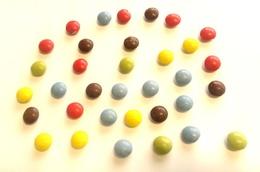
%> input picture assignments/assignment_1/exercise1/candy.jpg, 260 x 172 px, shrunk from 700 x 464 before the run
$ octave candy_counter.m   (GNU Octave 9; MATLAB toolbox functions it lacks are replaced by stand-ins)
%> lines starting %> are read from the running program, lines starting %| are printed output that depends on the picture; in (x1, y1, x2, y2) boxes, pixels count from 0 and x2, y2 are one past the last pixel; in counts of white or black regions, pixels touching at a corner belong together; the program's own positions count from 1
### assignments/assignment_1/exercise1/myhist.m
% function [H, bins] = myhist(I, nbins)
%
% Compute histogram of image I using nbins bins. Return the bins and the
% values of the bins.
function [H, bins] = myhist(I, nbins)
	I = reshape(I, 1, numel(I));	% Reshape image to 1-D vector.
	H = zeros(1, nbins);			% Initialize histogram (all zeros).
	max_val_in = 255;				% highest input values
	min_val_in = 0;					% lowest input value
	max_val_out = nbins;			% highest cell index
	min_val_out = 1;				% lowest cell index

	% Compute bin numbers for all pixels.
	f = (max_val_out - min_val_out) / (max_val_in - min_val_in);
	idx = floor(double(I) * f) + min_val_out; % Compute indices for all pixels.
	idx(idx > nbins) = nbins;				  % Truncate the outliers.
	for i = 1:length(I)						  % Iterate over image.
		H(idx(i)) = H(idx(i)) + 1;			  % Increment value in appropriate cell.
	end

	% Normalize the histogram (sum of cell values equals 1)
	H = H / sum(H);

	% Compute reference values for all cells in the histogram
	bins = ((1 : nbins) - min_val_out) ./ f;
end

### assignments/assignment_1/exercise1/otsu.m
% function [threshold] = otsu(I)
%
% Compute threshold using otsu's method.
function [threshold] = otsu(I)
	nbins = 256;				% Create bin for each pixel value.
	counts = myhist(I, nbins);	% Count frequencies of each pixel value.
	p = counts / sum(counts);	% Normalize to get ratios of pixel values.
	sigma = zeros(nbins, 1);	% Create vector representing bins.
	for t = 1 : nbins			% Go over each bin.
		% Class probabilities
		qlow = sum(p(1 : t));		% comulative value of p to t
		qhigh = sum(p(t + 1 : end)); % comulative value of p from t to end

		% Otsu shows that minimizing the intra-class variance is the same as maximizing inter-class variance
		mu_L = sum(p(1:t) .* (1:t)) / qlow;		% See Wikipedia for class mean formulas.
		mu_H = sum(p(t + 1 : end) .* (t + 1 : nbins)) ./ qhigh; % probability of value times value (Expected value)
		sigma(t) = qlow * qhigh * (mu_L - mu_H) ^ 2; % inter-class variance
	end
	[~, threshold] = max(sigma(:)); % Get index of maximum element in sigma.
end

### assignments/assignment_1/exercise1/immask.m
% function [R] = immask(I, M)
%
% Apply mask M to rgb image I by setting all pixels covered by 0's in M to
% 0 in the original image I. Return the resulting image.
function [Res] = immask(I, M)
	R = I(:,:,1);	% Get channels into separate matrices.
	G = I(:,:,2);
	B = I(:,:,3);
	R(not(M)) = 0;	% Set pixels selected by inverted masking matrix to zero.
	G(not(M)) = 0;
	B(not(M)) = 0;
	Res = cat(3, R, G, B); % Concatenate the processed channels along the third dimension.
end

	% Another idea:
	%  A(repmat(not(M), [1, 1, 3])) = 0
	%
	%  This replicates the masking M matrix three times into the third dimension.


### assignments/assignment_1/exercise1/candy_counter.m
% Parse images
Candy_image = imread('candy.jpg');
%> Candy_image is the input picture: size 172x260x3 uint8; mean R, G, B 241.9, 232.6, 199.2

% Compute tresholds for all color channels.
t1 = otsu(Candy_image(:,:,1));
%> after the loop in myhist, `for i = 1:length(I)`: H = 256 values, max 23418 at index 256, min 0 at index 1, mean 174.7
%> in myhist, `H = H / sum(H);`: H = 256 values, max 0.524 at index 256, min 0 at index 1, mean 0.00391
%> in otsu, `counts = myhist(I, nbins);`: counts has the same summary as H in myhist
%> in otsu, `p = counts / sum(counts);`: p has the same summary as H in myhist
%> in otsu, `[~, threshold] = max(sigma(:));`: threshold = 203
%> t1 = 203
t2 = otsu(Candy_image(:,:,2));
%> the loop in otsu (call 2), `for t = 1 : nbins` made 256 passes
%> (qlow, qhigh, mu_L, mu_H) on passes 1 to 3: (0, 1, NaN, 233.6), (0, 1, NaN, 233.6), (0, 1, NaN, 233.6)
%> t2 = 185
t3 = otsu(Candy_image(:,:,3));

BW1 = Candy_image(:,:,1) > t1;  % Apply tresholding.
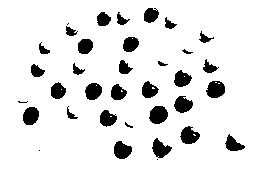
%> BW1: size 172x260 logical; 89.6% white; 35 black regions (5 under 20 px), largest, box (x1, y1, x2, y2) and area: (149, 106, 168, 124) 264, (206, 81, 225, 98) 251, (180, 126, 200, 144) 238
BW2 = Candy_image(:,:,2) > t2;
%> BW2: size 172x260 logical; 87.5% white; 35 black regions (2 under 20 px), largest, box (x1, y1, x2, y2) and area: (149, 106, 168, 124) 269, (206, 81, 225, 98) 258, (152, 139, 171, 161) 258
BW3 = Candy_image(:,:,3) > t3;
%> BW3: size 172x260 logical; 84% white; 33 black regions, largest, box (x1, y1, x2, y2) and area: (72, 39, 93, 75) 414, (152, 136, 172, 162) 400, (34, 132, 52, 156) 315

% Create structuring element.
str = strel('disk', 2);
% Create mask by combining masks for every color channel. Perform morphological processing with
% structuring operations on each.
mask = imclose(BW1, str) & imclose(BW2, str) & imclose(BW3, str);
%> mask: size 172x260 logical; 82.6% white; 34 black regions, largest, box (x1, y1, x2, y2) and area: (152, 136, 172, 162) 396, (34, 132, 52, 156) 314, (225, 132, 247, 152) 308
mask = imerode(mask, str);
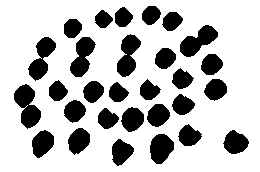
%> mask: size 172x260 logical; 74.7% white; 29 black regions, largest, box (x1, y1, x2, y2) and area: (14, 84, 41, 129) 708, (180, 25, 218, 57) 631, (28, 37, 56, 81) 612

% imagesc(mask); colormap gray;

% Apply mask.
Res = immask(Candy_image, not(mask));
%> in immask, `B = I(:,:,3);`:
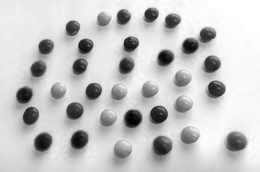
%> B: size 172x260 uint8; min 0, max 255, mean 199.2
%> in immask, `R(not(M)) = 0;`:
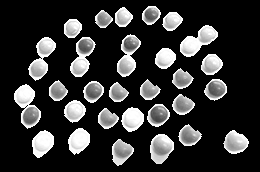
%> R: size 172x260 uint8; min 0, max 255, mean 52.1
%> in immask, `G(not(M)) = 0;`:
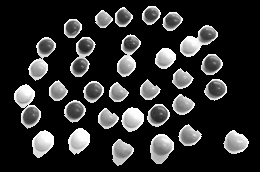
%> G: size 172x260 uint8; min 0, max 255, mean 44.3
%> in immask, `B(not(M)) = 0;`:
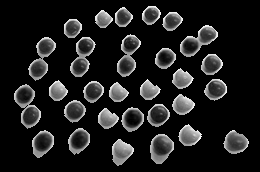
%> B: size 172x260 uint8; min 0, max 250, mean 30.4
%> in immask, `Res = cat(3, R, G, B);`:
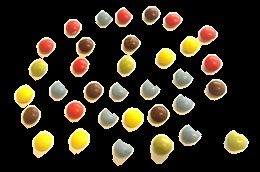
%> Res: size 172x260x3 uint8; mean R, G, B 52.1, 44.3, 30.4

% imshow(Res);

% Plot image.
imshow(Candy_image); hold on;

% Selection and plot marking demo. %%%
%> (the run ends here)
